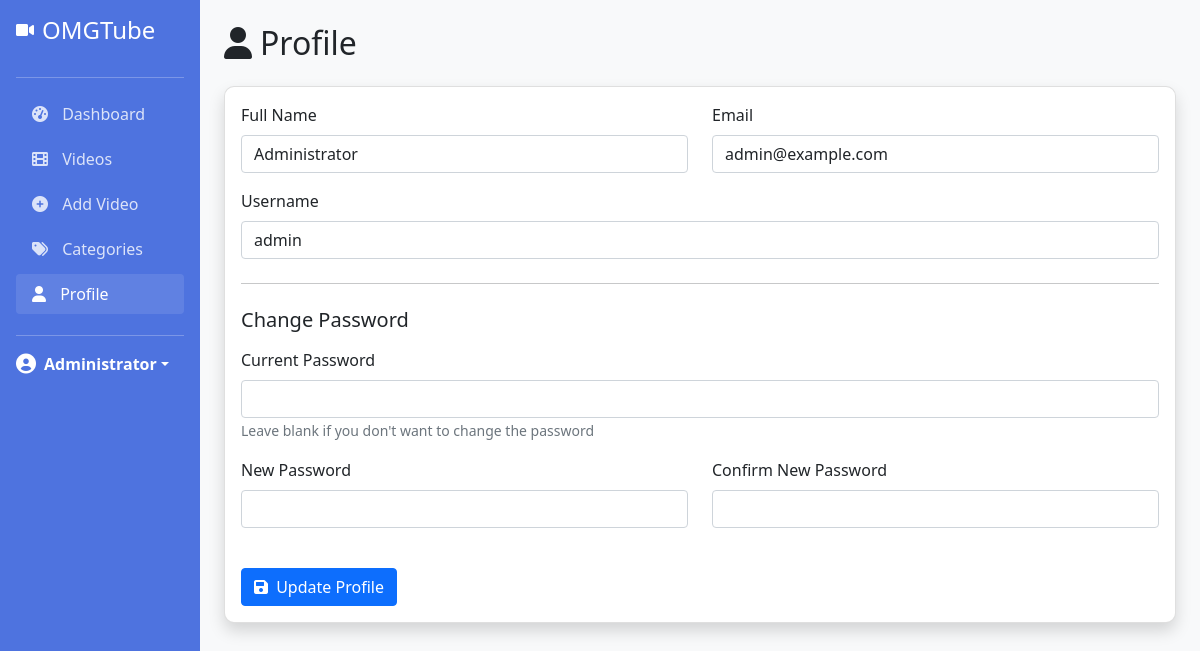
Screenshot of /admin/profile.php (signed in) with the database file from the repository.
### tables this page shows
CREATE TABLE users (
    id INT AUTO_INCREMENT PRIMARY KEY,
    username VARCHAR(50) NOT NULL UNIQUE,
    email VARCHAR(100) NOT NULL UNIQUE,
    password VARCHAR(255) NOT NULL,
    full_name VARCHAR(100) NOT NULL,
    role ENUM('admin') NOT NULL DEFAULT 'admin',
    created_at TIMESTAMP DEFAULT CURRENT_TIMESTAMP,
    updated_at TIMESTAMP DEFAULT CURRENT_TIMESTAMP ON UPDATE CURRENT_TIMESTAMP
);

### admin/profile.php (the view, shortened to what this page needs)
<?php
require_once '../includes/session.php';
$query = "SELECT * FROM users WHERE id = ?";
$stmt = $conn->prepare($query);
$stmt->bind_param("i", $_SESSION['user_id']);
$stmt->execute();
$user = $stmt->get_result()->fetch_assoc();
?>
<!DOCTYPE html>
<html lang="en">
<head>
    <link href="https://cdn.jsdelivr.net/npm/bootstrap@5.1.3/dist/css/bootstrap.min.css" rel="stylesheet">
    <link rel="stylesheet" href="https://cdnjs.cloudflare.com/ajax/libs/font-awesome/6.0.0-beta3/css/all.min.css">
</head>
<body>
    <div class="container-fluid">
        <div class="row">
            <div class="col-md-2 sidebar p-0">
                <div class="d-flex flex-column p-3">
                    <a href="dashboard.php" class="d-flex align-items-center mb-3 text-decoration-none text-white">
                        <i class="fas fa-video me-2"></i>
                        <h4 class="mb-0">OMGTube</h4>
                    </a>
                    <hr>
                    <ul class="nav nav-pills flex-column mb-auto">
                        <li class="nav-item">
                            <a href="dashboard.php" class="nav-link">
                                <i class="fas fa-tachometer-alt"></i> Dashboard
                            </a>
                        </li>
                        <li class="nav-item">
                            <a href="videos.php" class="nav-link">
                                <i class="fas fa-film"></i> Videos
                            </a>
                        </li>
                        <li class="nav-item">
                            <a href="add_video.php" class="nav-link">
                                <i class="fas fa-plus-circle"></i> Add Video
                            </a>
                        </li>
                        <li class="nav-item">
                            <a href="categories.php" class="nav-link">
                                <i class="fas fa-tags"></i> Categories
                            </a>
                        </li>
                        <li class="nav-item">
                            <a href="profile.php" class="nav-link active">
                                <i class="fas fa-user"></i> Profile
                            </a>
                        </li>
                    </ul>
                    <hr>
                    <div class="dropdown">
                        <a href="#" class="d-flex align-items-center text-white text-decoration-none dropdown-toggle" id="dropdownUser1" data-bs-toggle="dropdown" aria-expanded="false">
                            <i class="fas fa-user-circle me-2 fs-5"></i>
                            <strong><?php echo $_SESSION['full_name']; ?></strong>
                        </a>
                    </div>
                </div>
            </div>
            <div class="col-md-10 p-4">
                <h2 class="mb-4"><i class="fas fa-user me-2"></i>Profile</h2>
                <div class="card shadow mb-4">
                    <div class="card-body">
                        <form action="<?php echo htmlspecialchars($_SERVER["PHP_SELF"]); ?>" method="post">
                            <div class="row">
                                <div class="col-md-6 mb-3">
                                    <label for="full_name" class="form-label">Full Name</label>
                                    <input type="text" class="form-control" id="full_name" name="full_name" value="<?php echo $user['full_name']; ?>" required>
                                </div>
                                <div class="col-md-6 mb-3">
                                    <label for="email" class="form-label">Email</label>
                                    <input type="email" class="form-control" id="email" name="email" value="<?php echo $user['email']; ?>" required>
                                </div>
                            </div>
                            <div class="mb-3">
                                <label for="username" class="form-label">Username</label>
                                <input type="text" class="form-control" id="username" name="username" value="<?php echo $user['username']; ?>" required>
                            </div>
                            <hr class="my-4">
                            <h5 class="mb-3">Change Password</h5>
                            <div class="mb-3">
                                <label for="current_password" class="form-label">Current Password</label>
                                <input type="password" class="form-control" id="current_password" name="current_password">
                                <small class="text-muted">Leave blank if you don't want to change the password</small>
                            </div>
                            <div class="row">
                                <div class="col-md-6 mb-3">
                                    <label for="new_password" class="form-label">New Password</label>
                                    <input type="password" class="form-control" id="new_password" name="new_password">
                                </div>
                                <div class="col-md-6 mb-3">
                                    <label for="confirm_password" class="form-label">Confirm New Password</label>
                                    <input type="password" class="form-control" id="confirm_password" name="confirm_password">
                                </div>
                            </div>
                            <div class="mt-4">
                                <button type="submit" class="btn btn-primary">
                                    <i class="fas fa-save me-1"></i> Update Profile
                                </button>
                            </div>
                        </form>
                    </div>
                </div>
            </div>
        </div>
    </div>
</body>
</html>

### admin/profile.php (style rules this page uses)
body { background-color: #f8f9fa; }
.sidebar { min-height: 100vh; background-color: #4e73df; color: white; }
.sidebar .nav-link { color: rgba(255, 255, 255, 0.8); margin-bottom: 5px; }
.sidebar .nav-link:hover, .sidebar .nav-link.active { color: white; background-color: rgba(255, 255, 255, 0.1); }
.sidebar .nav-link i { margin-right: 10px; }
.card { border-radius: 10px; box-shadow: 0 4px 6px rgba(0, 0, 0, 0.1); }

### rows the page displays
users: full_name "Administrator", email "admin@example.com", username "admin"

### other values shown
$_SESSION['full_name'] "Administrator"
